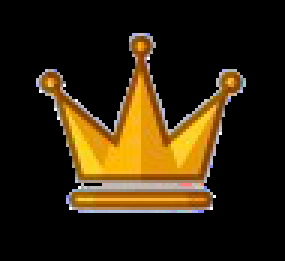
#> input picture utils/golden_crown.png, 95 x 87 px (shown 3 times larger)
$ python queens_solver.py utils/golden_crown.png
#> lines starting #> are read from the running program, lines starting #| are printed output that depends on the picture; after the words box and inside, x2 and y2 are one past the last pixel; in counts of white or black regions, pixels touching at a corner belong together
import cv2 as cv
import numpy as np
import math
from sys import argv

# usage of opencv credits to Shanmukha Ranganath

# Read the input image and save the original
original = cv.imread(argv[1])
#> original is the input picture: shape (87, 95, 3); mean B, G, R 12.8, 34.9, 48
# cv.imwrite("solution/original.png", original)

# Convert the image to grayscale
gray = cv.cvtColor(original, cv.COLOR_BGR2GRAY)
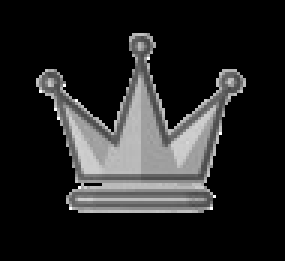
#> gray: shape (87, 95) (shown 3 times larger); min 0, max 255, mean 36.3

# Find contours in the grayscale image and sort them by area
contours, _ = cv.findContours(gray, cv.RETR_TREE, cv.CHAIN_APPROX_NONE)
#> contours = 2 contours, 1 with area under 20; largest, box (x1, y1, x2, y2) and area: (12, 11, 82, 71) 1919
contours = sorted(contours, key=cv.contourArea, reverse=True)

# Extract the bounding box of the puzzle grid (using the second largest contour)
x, y, w, h = cv.boundingRect(contours[1])
#> x = 27; y = 60; w = 8; h = 3

# Crop the grid area from the original image
grid = original[y:y+h, x:x+w]
# cv.imwrite("solution/grid.png", grid)

# Convert the cropped grid to grayscale
gray = cv.cvtColor(grid, cv.COLOR_BGR2GRAY)
# cv.imwrite("solution/gray-grid.png", gray)

# Find contours again in the cropped grayscale grid
contours, _ = cv.findContours(gray, cv.RETR_TREE, cv.CHAIN_APPROX_NONE)
#> contours = 2 contours, all with area under 20
contours = sorted(contours, key=cv.contourArea)

# Determine the total number of cells in the grid
total_cells = len(contours) - 2
#> total_cells = 0
grid_size = int(math.sqrt(total_cells))
#> grid_size = 0

# Check if the detected cells form a complete square grid
if total_cells != grid_size**2:
    print("Unable to detect full grid! Aborting")

# Calculate individual cell dimensions
#> (the run stopped early here; a loop or call above may not have finished)
